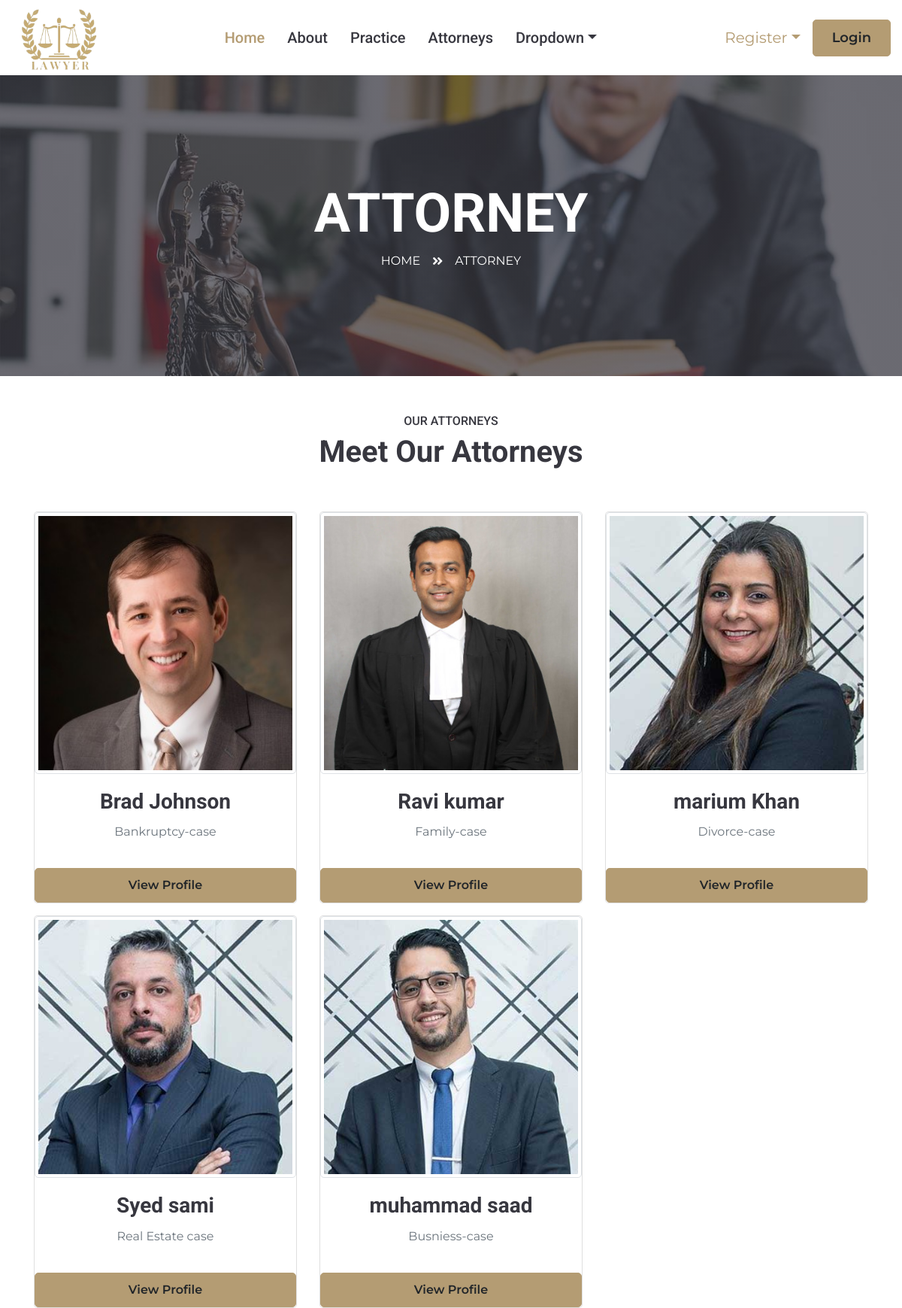
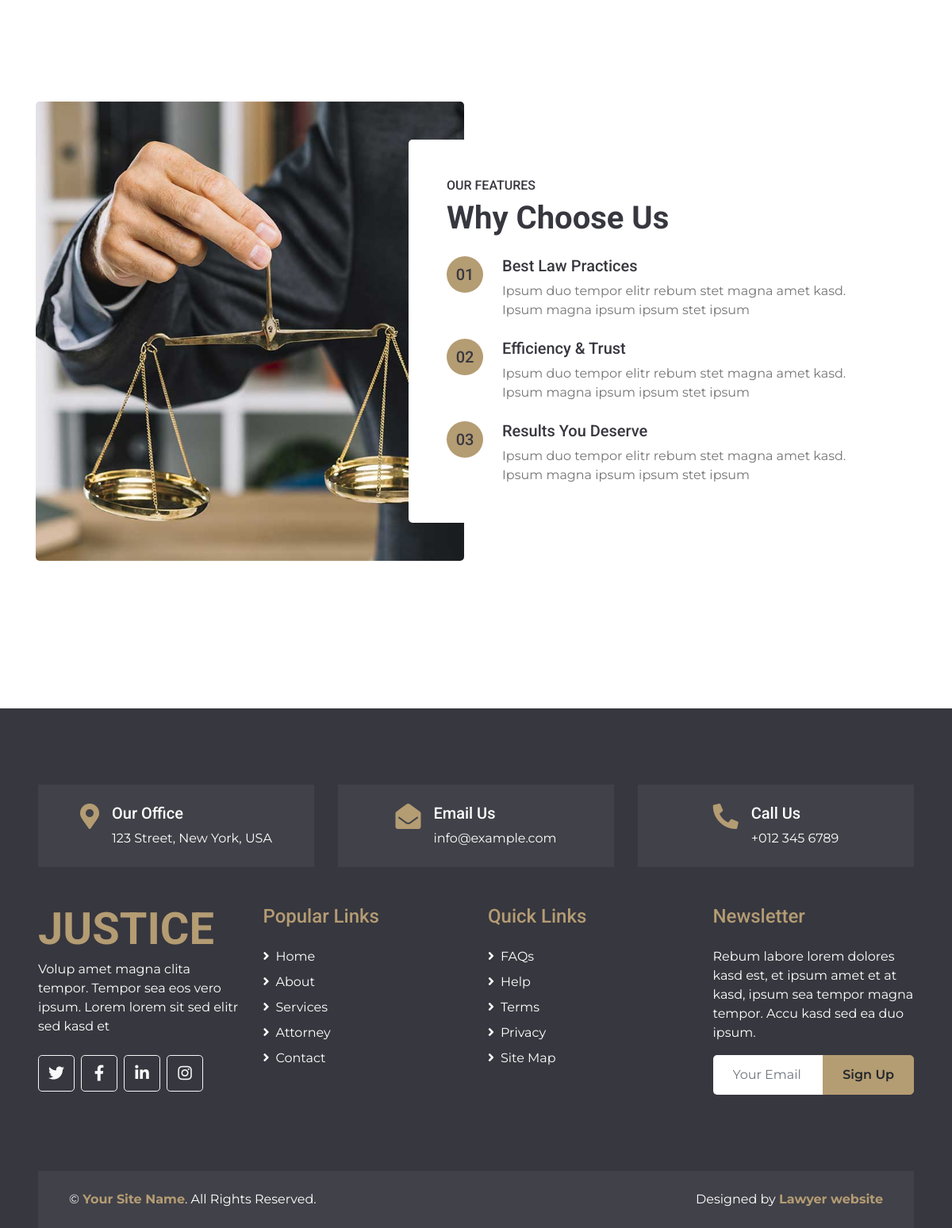
The app's page /team.php with its own data (2 pictures, top to bottom).
### tables this page shows
CREATE TABLE `lawyer` (
  `id` int(255) NOT NULL,
  `name` varchar(255) NOT NULL,
  `case` int(255) NOT NULL,
  `email` varchar(255) NOT NULL,
  `password` varchar(255) NOT NULL,
  `phone` int(255) NOT NULL,
  `experience` varchar(255) NOT NULL,
  `address` text NOT NULL,
  `image` varchar(255) NOT NULL
);

CREATE TABLE `cases` (
  `cid` int(255) NOT NULL,
  `case_name` varchar(255) NOT NULL
);

### team.php (the view, shortened to what this page needs)
<?php
include("header.php");
include("config.php");
$limit=9;
if (isset($_GET['pgno'])) {
    $pgno=$_GET['pgno'];
}else{
    $pgno=1;
}
$start=($pgno-1)*$limit;
$select="SELECT *from `lawyer` as l inner join `cases` as c on l.case=c.cid order by `id` desc limit {$start},{$limit}";
$run_select=mysqli_query($connection,$select);
if (mysqli_num_rows($run_select)) {
?>
<!DOCTYPE html>
<html lang="en">
<head>
</head>
<body>
    <div class="container-fluid bg-page-header" style="margin-bottom: 50px;">
        <div class="container">
            <div class="d-flex flex-column align-items-center justify-content-center" style="min-height: 400px">
                <h3 class="display-3 text-white text-uppercase">Attorney</h3>
                <div class="d-inline-flex text-white">
                    <p class="m-0 text-uppercase"><a class="text-white" href="">Home</a></p>
                    <i class="fa fa-angle-double-right pt-1 px-3"></i>
                    <p class="m-0 text-uppercase">Attorney</p>
                </div>
            </div>
        </div>
    </div>
    <div class="container">
        <div class="text-center ">
            <h6 class="text-uppercase">Our Attorneys</h6>
            <h1 class="mb-2">Meet Our Attorneys</h>
                <h2 class="text-white">Our Team</h2>
                <div class="row ">
        <?php
        while ($row=mysqli_fetch_assoc($run_select)) {
        ?>
                    <div class="col-lg-4 col-md-6 col-sm-12 mb-3">
                        <div class="card">
                            <img src="<?php echo 'admin-panel/image/'.$row['image']?>" class="img-thumbnail" alt="...">
                            <div class="card-body">
                                <h3 class="card-title"><?php echo $row['name']?></h3>
                                <p class="text-muted"><?php echo $row['case_name']?></p>
                            </div>
                            <a href="lawyertemp.php?id=<?php echo $row['id']?>" class="btn btn-primary">View Profile</a>
                        </div>
                    </div>
                <?php
                 }
                }
                ?>
                </div>
        </div>
    </div>
    <div class="container-fluid py-5">
        <div class="container py-5">
            <div class="row">
                <div class="col-lg-6" style="min-height: 500px;">
                    <div class="position-relative h-100 rounded overflow-hidden">
                        <img class="position-absolute w-100 h-100" src="img/feature.jpg" style="object-fit: cover;">
                    </div>
                </div>
                <div class="col-lg-6 pt-5 pb-lg-5">
                    <div class="feature-text bg-white rounded p-lg-5">
                        <h6 class="text-uppercase">Our Features</h6>
                        <h1 class="mb-4">Why Choose Us</h1>
                        <div class="d-flex mb-4">
                            <div class="btn-primary btn-lg-square px-3" style="border-radius: 50px;">
                                <h5 class="text-secondary m-0">01</h5>
                            </div>
                            <div class="ml-4">
                                <h5>Best Law Practices</h5>
                                <p class="m-0">Ipsum duo tempor elitr rebum stet magna amet kasd. Ipsum magna ipsum
                                    ipsum stet ipsum</p>
                            </div>
                        </div>
                        <div class="d-flex mb-4">
                            <div class="btn-primary btn-lg-square px-3" style="border-radius: 50px;">
                                <h5 class="text-secondary m-0">02</h5>
                            </div>
                            <div class="ml-4">
                                <h5>Efficiency & Trust</h5>
                                <p class="m-0">Ipsum duo tempor elitr rebum stet magna amet kasd. Ipsum magna ipsum
                                    ipsum stet ipsum</p>
                            </div>
                        </div>
                        <div class="d-flex">
                            <div class="btn-primary btn-lg-square px-3" style="border-radius: 50px;">
                                <h5 class="text-secondary m-0">03</h5>
                            </div>
                            <div class="ml-4">
                                <h5>Results You Deserve</h5>
                                <p class="m-0">Ipsum duo tempor elitr rebum stet magna amet kasd. Ipsum magna ipsum
                                    ipsum stet ipsum</p>
                            </div>
                        </div>
                    </div>
                </div>
            </div>
        </div>
    </div>
</body>
<?php
include("footer.php");
?>
</html>

### header.php (shortened to what this page needs)
<!DOCTYPE html>
<html lang="en">
<head>
    <link href="https://cdnjs.cloudflare.com/ajax/libs/font-awesome/5.10.0/css/all.min.css" rel="stylesheet">
    <link href="lib/owlcarousel/assets/owl.carousel.min.css" rel="stylesheet">
    <link href="lib/tempusdominus/css/tempusdominus-bootstrap-4.min.css" rel="stylesheet" />
    <link href="css/style.css" rel="stylesheet">
</head>
<body>
    <div class="container-fluid">
        <nav class="navbar navbar-expand-lg bg-white navbar-light p-0">
<?php
if (isset($_SESSION['clientemail'])) {
    ?>
            <button type="button" class="navbar-toggler" data-toggle="collapse" data-target="#navbarCollapse">
                <span class="navbar-toggler-icon"></span>
            </button>
            <div class="collapse navbar-collapse " id="navbarCollapse">
                <a href="index.php"> <img src="img/logo.png" style="height: 100px;" alt=""></a>
                <div class="navbar-nav mx-auto  py-0">
                    <a href="index.php" class="nav-item nav-link active" style="font-size: 20px;">Home</a>
                    <a href="about.php" class="nav-item nav-link" style="font-size: 20px;">About</a>
                    <a href="service.php" class="nav-item nav-link" style="font-size: 20px;">Practice</a>
                    <a href="team.php" class="nav-item nav-link" style="font-size: 20px;">Attorneys</a>
                    <div class="nav-item dropdown">
                        <a href="#" class="nav-link dropdown-toggle" data-toggle="dropdown"
                            style="font-size: 20px;">Dropdown</a>
                        <div class="dropdown-menu rounded-0 m-0">
                            <a href="criminallaw.php" class="dropdown-item">Criminal-Law</a>
                            <a href="divorcelaw.php" class="dropdown-item">Divorce-Law</a>
                            <a href="corporatelawyer.php" class="dropdown-item">Corporate-Law</a>
                            <a href="civillawyer.php" class="dropdown-item">Civil-Law</a>
                        </div>
                    </div>
                    <div class="nav-item dropdown">
                        <a href="#" class="nav-link dropdown-toggle" data-toggle="dropdown"
                            style="font-size: 20px;"><?php echo $_SESSION['clientemail'] ?></a>
                        <div class="dropdown-menu rounded-0 m-0">
                    <a href="logout.php" class="nav-item nav-link" >Logout</a>
                        </div>
                    </div>
                </div>
                <?php
} else {
    ?>
                    <a href="index.php"> <img src="img/logo.png" style="height: 100px;" alt=""></a>
                <div class="navbar-nav mx-auto  py-0">
                    <a href="index.php" class="nav-item nav-link active" style="font-size: 20px;">Home</a>
                    <a href="about.php" class="nav-item nav-link" style="font-size: 20px;">About</a>
                    <a href="service.php" class="nav-item nav-link" style="font-size: 20px;">Practice</a>
                    <a href="team.php" class="nav-item nav-link" style="font-size: 20px;">Attorneys</a>
                    <div class="nav-item dropdown">
                        <a href="#" class="nav-link dropdown-toggle" data-toggle="dropdown"
                            style="font-size: 20px;">Dropdown</a>
                    </div>
            </div>
            <div class="nav-item dropdown">
                        <a href="#" class="nav-link dropdown-toggle" data-toggle="dropdown"
                            style="font-size: 20px;">Register</a>
                    </div>
                    <a href="login.php" class="btn btn-primary   d-lg-block" style="font-size: 18px;">Login</a>
        <?php
}
?>
        </nav>
    </div>

### footer.php (shortened to what this page needs)
<div class="container-fluid bg-secondary text-white pt-5 px-sm-3 px-md-5" style="margin-top: 90px;">
        <div class="row mt-5">
            <div class="col-lg-4">
                <div class="d-flex justify-content-lg-center p-4" style="background: rgba(256, 256, 256, .05);">
                    <i class="fa fa-2x fa-map-marker-alt text-primary"></i>
                    <div class="ml-3">
                        <h5 class="text-white">Our Office</h5>
                        <p class="m-0">123 Street, New York, USA</p>
                    </div>
                </div>
            </div>
            <div class="col-lg-4">
                <div class="d-flex justify-content-lg-center p-4" style="background: rgba(256, 256, 256, .05);">
                    <i class="fa fa-2x fa-envelope-open text-primary"></i>
                    <div class="ml-3">
                        <h5 class="text-white">Email Us</h5>
                        <p class="m-0">info@example.com</p>
                    </div>
                </div>
            </div>
            <div class="col-lg-4">
                <div class="d-flex justify-content-lg-center p-4" style="background: rgba(256, 256, 256, .05);">
                    <i class="fa fa-2x fa-phone-alt text-primary"></i>
                    <div class="ml-3">
                        <h5 class="text-white">Call Us</h5>
                        <p class="m-0">+012 345 6789</p>
                    </div>
                </div>
            </div>
        </div>
        <div class="row pt-5">
            <div class="col-lg-3 col-md-6 mb-5">
                <a href="index.php" class="navbar-brand">
                    <h1 class="m-0 mt-n2 display-4 text-primary text-uppercase">Justice</h1>
                </a>
                <p>Volup amet magna clita tempor. Tempor sea eos vero ipsum. Lorem lorem sit sed elitr sed kasd et</p>
                <div class="d-flex justify-content-start mt-4">
                    <a class="btn btn-lg btn-outline-light btn-lg-square mr-2" href="https://www.twitter.com/"><i
                            class="fab fa-twitter"></i></a>
                    <a class="btn btn-lg btn-outline-light btn-lg-square mr-2" href="https://www.facebook.com/"><i
                            class="fab fa-facebook-f"></i></a>
                    <a class="btn btn-lg btn-outline-light btn-lg-square mr-2" href="https://www.linkedin.com/"><i
                            class="fab fa-linkedin-in"></i></a>
                    <a class="btn btn-lg btn-outline-light btn-lg-square" href="https://www.instagram.com/"><i class="fab fa-instagram"></i></a>
                </div>
            </div>
            <div class="col-lg-3 col-md-6 mb-5">
                <h4 class="font-weight-semi-bold text-primary mb-4">Popular Links</h4>
                <div class="d-flex flex-column justify-content-start">
                    <a class="text-white mb-2" href="index.php"><i class="fa fa-angle-right mr-2"></i>Home</a>
                    <a class="text-white mb-2" href="about.php"><i class="fa fa-angle-right mr-2"></i>About</a>
                    <a class="text-white mb-2" href="service.php"><i class="fa fa-angle-right mr-2"></i>Services</a>
                    <a class="text-white mb-2" href="team.php"><i class="fa fa-angle-right mr-2"></i>Attorney</a>
                    <a class="text-white" href="contact.php"><i class="fa fa-angle-right mr-2"></i>Contact</a>
                </div>
            </div>
            <div class="col-lg-3 col-md-6 mb-5">
                <h4 class="font-weight-semi-bold text-primary mb-4">Quick Links</h4>
                <div class="d-flex flex-column justify-content-start">
                    <a class="text-white mb-2" href="#"><i class="fa fa-angle-right mr-2"></i>FAQs</a>
                    <a class="text-white mb-2" href="#"><i class="fa fa-angle-right mr-2"></i>Help</a>
                    <a class="text-white mb-2" href="#"><i class="fa fa-angle-right mr-2"></i>Terms</a>
                    <a class="text-white mb-2" href="#"><i class="fa fa-angle-right mr-2"></i>Privacy</a>
                    <a class="text-white" href="#"><i class="fa fa-angle-right mr-2"></i>Site Map</a>
                </div>
            </div>
            <div class="col-lg-3 col-md-6 mb-5">
                <h4 class="font-weight-semi-bold text-primary mb-4">Newsletter</h4>
                <p>Rebum labore lorem dolores kasd est, et ipsum amet et at kasd, ipsum sea tempor magna tempor. Accu
                    kasd sed ea duo ipsum.</p>
                <div class="w-100">
                    <div class="input-group">
                        <input type="text" class="form-control border-0" style="padding: 25px;"
                            placeholder="Your Email">
                        <div class="input-group-append">
                            <button class="btn btn-primary px-4">Sign Up</button>
                        </div>
                    </div>
                </div>
            </div>
        </div>
        <div class="row p-4 mt-5 mx-0" style="background: rgba(256, 256, 256, .05);">
            <div class="col-md-6 text-center text-md-left mb-3 mb-md-0">
                <p class="m-0 text-white">&copy; <a class="font-weight-bold" href="#">Your Site Name</a>. All Rights
                    Reserved.</p>
            </div>
            <div class="col-md-6 text-center text-md-right">
                <p class="m-0 text-white">Designed by <a class="font-weight-bold" href="#">Lawyer website</a></p>
            </div>
        </div>
    </div>
</body>
</html>

### records on screen
lawyer: image (picture), name "Brad Johnson", case.case_name "Bankruptcy-case"
lawyer: image (picture), name "Ravi kumar", case.case_name "Family-case"
lawyer: image (picture), name "marium Khan", case.case_name "Divorce-case"
lawyer: image (picture), name "Syed sami", case.case_name "Real Estate case"
lawyer: image (picture), name "muhammad saad", case.case_name "Busniess-case"
